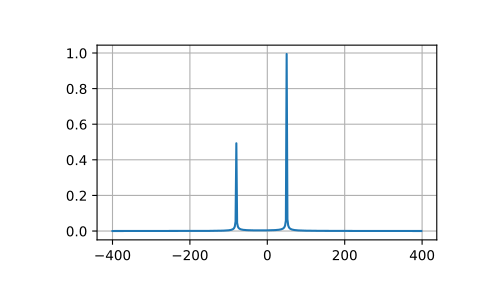

Python code for this plot:
from scipy.fft import fft, fftfreq, fftshift
# number of signal points
N = 400
# sample spacing
T = 1.0 / 800.0
x = np.linspace(0.0, N*T, N)
y = np.exp(50.0 * 1.j * 2.0*np.pi*x) + 0.5*np.exp(-80.0 * 1.j * 2.0*np.pi*x)
yf = fft(y)
xf = fftfreq(N, T)
xf = fftshift(xf)
yplot = fftshift(yf)
import matplotlib.pyplot as plt
plt.plot(xf, 1.0/N * np.abs(yplot))
plt.grid()
plt.show()
